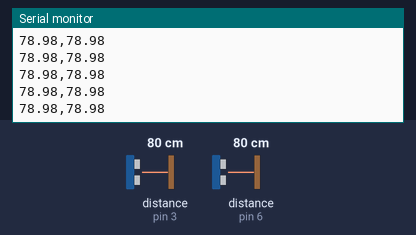
Recording of a sketch running on a simulated Arduino Uno, built with avr-gcc and run on an emulated ATmega328P. On the bench: the last lines printed to the serial monitor. Wiring (inferred from the names in the program): 2 × ultrasonic range finder: trigger pin 2, echo pin 3 / trigger pin 5, echo pin 6. The inputs (shaded band) are chosen by the test bench; at power-on: distance to the obstacle (sensors on pin 3, pin 6) 80 cm. The echo pulse lasts 58.3 µs per cm.

Above: at 1.2 s.
1.3 s: distance to the obstacle (sensor on pin 3) set to 18 cm
At 2.3 s:
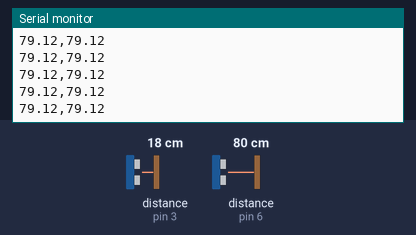
4.3 s: distance to the obstacle (sensor on pin 6) set to 2 cm
At 4.8 s:
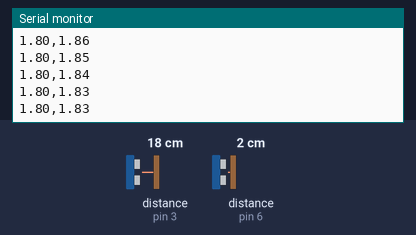
5.8 s: distance to the obstacle (sensor on pin 3) set to 2 cm
At 6.6 s:
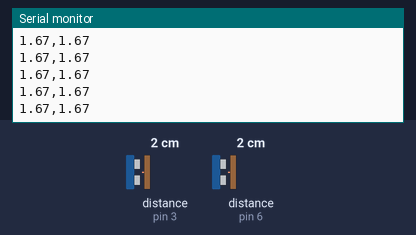
7.3 s: distance to the obstacle (sensor on pin 6) set to 4 cm
At 8.0 s:
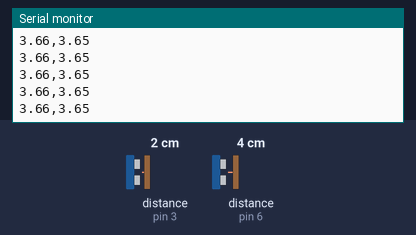
Timing chart, 0 to 9.8 s (numbered marks = the images above; inputs shaded):
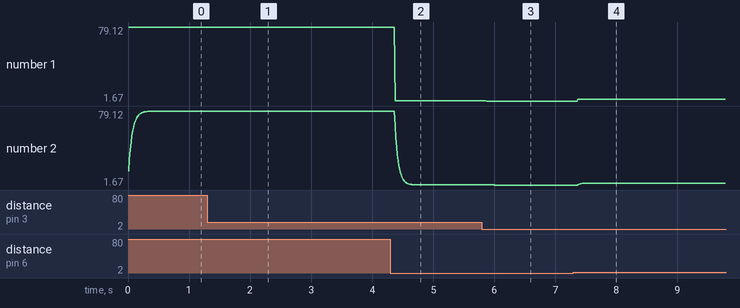

The sketch:

4_sensor_ultrasonico.ino
```cpp
#define triggerPin1 2
#define echoPin1 3
#define triggerPin2 5
#define echoPin2 6
#define alpha 0.2

uint32_t duration = 0;
float speed = 0.017; // Velocidad del sonido/2 en cm/mseg
float distance = 0.0;
float measureDistance1;
float measureDistance2;

void setup() {
  pinMode(triggerPin1, OUTPUT);
  pinMode(echoPin1, INPUT);
  pinMode(triggerPin2, OUTPUT);
  pinMode(echoPin2, INPUT);
  Serial.begin(9600);
}

void loop() {
  measureDistance1 = getMesasureDistance(triggerPin1, echoPin1, measureDistance1);
  measureDistance2 = getMesasureDistance(triggerPin2, echoPin2, measureDistance2);
  Serial.println(String(distance) + "," + String(measureDistance2));
}

float getMesasureDistance(uint8_t triggerPin, uint8_t echoPin, float st_1) {
  // Clean
  digitalWrite(triggerPin, LOW);
  delayMicroseconds(1);

  // Trigger
  digitalWrite(triggerPin, HIGH);
  delayMicroseconds(10);
  digitalWrite(triggerPin, LOW);

  // Get distance
  duration = pulseIn(echoPin, HIGH);
  distance = duration * speed;
  return (alpha*distance) + ((1.0-alpha)*st_1);
}
```

Measured:
- after the input at 1.3 s, the serial monitor: prints a new line after 0.08 s (image 1)
- after the input at 4.3 s, the serial monitor: prints a new line after 0.08 s (image 2)
- after the input at 5.8 s, the serial monitor: prints a new line after 0.08 s (image 3)
- after the input at 7.3 s, the serial monitor: prints a new line after 0.07 s (image 4)
- plotted number 1: 78.98 → 79.12 after the input at 1.3 s, 79.12 → 1.8 after the input at 4.3 s, 1.8 → 1.67 after the input at 5.8 s, 1.67 → 3.66 after the input at 7.3 s
- plotted number 2: 78.98 → 79.12 after the input at 1.3 s, 79.12 → 1.8 after the input at 4.3 s, 1.8 → 1.67 after the input at 5.8 s, 1.67 → 3.65 after the input at 7.3 s
